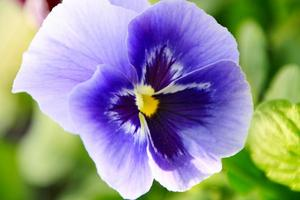
#> input picture flower.jpeg, 300 x 200 px
$ jupyter execute find_contours.ipynb
#> lines starting #> are read from the running program, lines starting #| are printed output that depends on the picture; after the words box and inside, x2 and y2 are one past the last pixel; in counts of white or black regions, pixels touching at a corner belong together
[cell 1]
import cv2
import matplotlib.pyplot as plt

# 画像を読み込んでリサイズ
img = cv2.imread("flower.jpeg")
#> img is the input picture: shape (200, 300, 3); mean B, G, R 146.7, 146, 144

# 色空間二値化
# １：グレースケールに
gray = cv2.cvtColor(img, cv2.COLOR_BGR2GRAY)
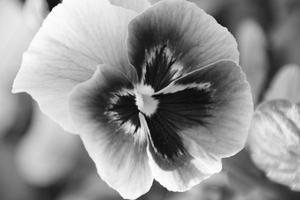
#> gray: shape (200, 300); min 2, max 255, mean 145.5
#  ガウシアンフィルタで画面の平滑化
# ２：ぼかし処理
gray = cv2.GaussianBlur(gray, (7,7), 0)
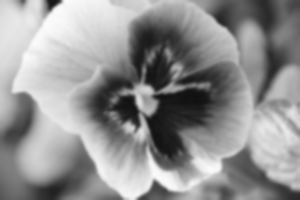
#> gray: shape (200, 300); min 16, max 251, mean 145.5
# 3：二値化
# しきい値より大きい値0(maxvalue)それ以外240 しきい値140
# しきい値ret[0],しきい値処理後の画像thresh [1]= cv2.threshold
im2 = cv2.threshold(gray, 140, 240, cv2.THRESH_BINARY_INV)[1]
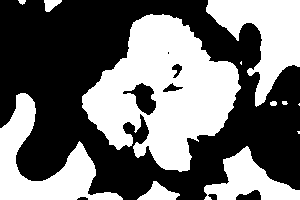
#> im2: shape (200, 300); values 0 (black) and 240 (white), 44.4% white; 12 white regions (3 under 20 px)

# 画面左側に二値化した画像を描画
plt.subplot(1,2,1)
plt.imshow(im2, cmap="gray")

# 輪郭抽出
# findContours(入力画像,抽出モード,近似手法)
# RETR_LIST：単純な輪郭抽出
# cv2.CHAIN_APPROX_SIMPLE：不必要な点を削る
cnts = cv2.findContours(im2, cv2.RETR_LIST,cv2.CHAIN_APPROX_SIMPLE)[1]
#> cnts = 16 contours, 6 with area under 20; largest, box (x1, y1, x2, y2) and area: (82, 14, 241, 172) 14427, (0, 93, 123, 200) 4556, (206, 0, 300, 107) 4531, (204, 146, 300, 200) 2263, (122, 82, 157, 116) 560
# 色
green = (0,255,0)

# 抽出した枠を描画
for pt in cnts:
    # image,contours,hierarchy (輪郭データ）をx,y,w,h に変換
    x, y, w, h = cv2.boundingRect(pt)
    # 大きすぎるor小さすぎる領域排除
    if w < 30 or w >200: continue
    print(x,y,w,h)
    cv2.rectangle(img,(x,y),(x + w,y + h),green,2)
#> this loop made 16 passes
#> (x, y, w, h) on passes 1, 2, 3, 5, 6, 7, 8, 9, 10, 12, 13, 14: (137, 181, 43, 19), (204, 146, 96, 54), (297, 131, 3, 3), (282, 101, 6, 4), (270, 101, 7, 5), (0, 93, 123, 107), (162, 82, 22, 11), (122, 82, 35, 34), (171, 63, 12, 16), (167, 51, 3, 4), (82, 14, 159, 158), (206, 0, 94, 107)
#> (pt, x, y, w, h) on passes 4, 11: ([[299, 103], [298, 104], [299, 105]], 298, 103, 2, 3), ([[241, 61], [240, 62], [240, 63], [241, 64]], 240, 61, 2, 4)
#| 137 181 43 19
#| 204 146 96 54
#| 0 93 123 107
#| 122 82 35 34
#| 82 14 159 158
#| 206 0 94 107
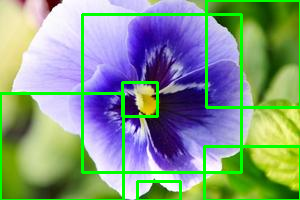
#> img: shape (200, 300, 3); 8.29% of pixels changed, all inside (x1, y1, x2, y2) = (0, 0, 300, 200)

# 画面の右側に抽出した結果を描画
plt.subplot(1,2,2)
plt.imshow(cv2.cvtColor(img,cv2.COLOR_BGR2RGB))
plt.savefig("find_contours.png", dpi = 200)
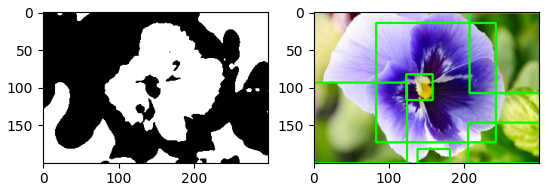
#> figure drawn by matplotlib, 2 panels
plt.show()
